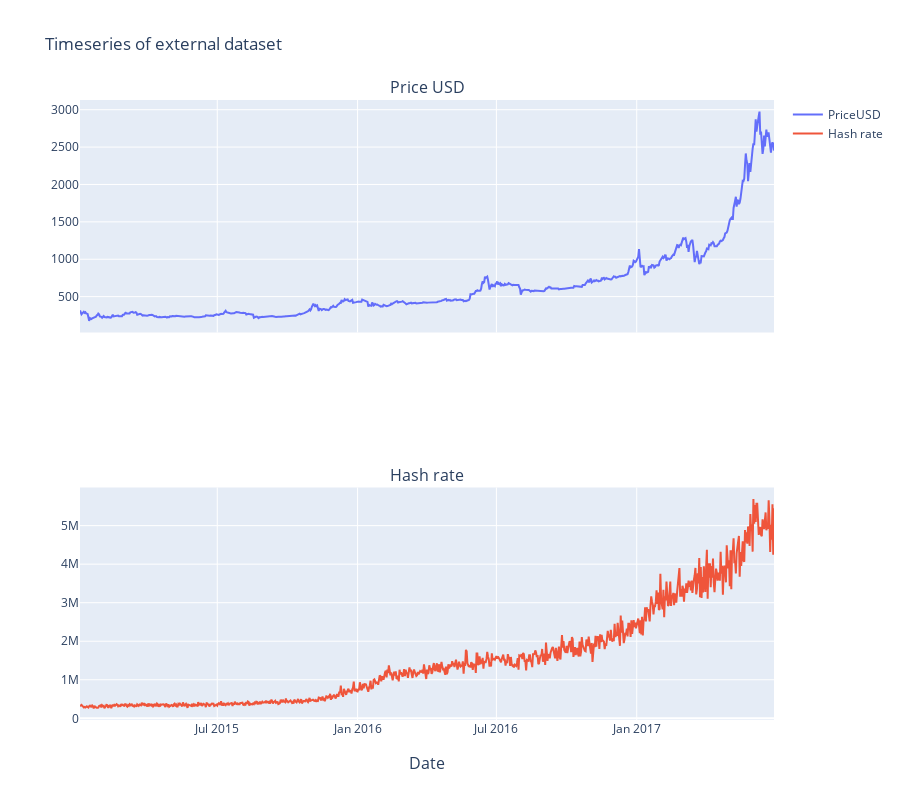

The cell this chart's notebook holds for it:
### Markdown cell above
Besides, we can take a look at the timeseries of the external dataset.

### Code cell
df_external.plot(title="External dataset Price and Hash rate")
fig = make_subplots(rows=2, cols=1, x_title="Date", shared_xaxes=True, subplot_titles=("Price USD", "Hash rate"))

fig.add_trace(
    go.Scatter(x=df_external.index, y=df_external["PriceUSD"], name="PriceUSD"),
    row=1, col=1
)

fig.add_trace(
    go.Scatter(x=df_external.index, y=df_external["HashRate"], name="Hash rate"),
    row=2, col=1
)

fig.update_layout(title_text="Timeseries of external dataset", height=800)

### Figure 1 — Plotly figure (JSON) as saved in the notebook; plotly's stock layout.template omitted (floating-point values rounded to 4 significant figures; data arrays with more than 128 entries replaced by an {"elided": "..."} marker saying what was removed)
{"data": [{"name": "PriceUSD", "type": "scatter", "x": {"elided": "911 str values"}, "xaxis": "x", "y": {"elided": "911 float values"}, "yaxis": "y"}, {"name": "Hash rate", "type": "scatter", "x": {"elided": "911 str values"}, "xaxis": "x2", "y": {"elided": "911 float values"}, "yaxis": "y2"}], "layout": {"annotations": [{"font": {"size": 16}, "showarrow": false, "text": "Price USD", "x": 0.5, "xanchor": "center", "xref": "paper", "y": 1, "yanchor": "bottom", "yref": "paper"}, {"font": {"size": 16}, "showarrow": false, "text": "Hash rate", "x": 0.5, "xanchor": "center", "xref": "paper", "y": 0.375, "yanchor": "bottom", "yref": "paper"}, {"font": {"size": 16}, "showarrow": false, "text": "Date", "x": 0.5, "xanchor": "center", "xref": "paper", "y": 0, "yanchor": "top", "yref": "paper", "yshift": -30}], "height": 800, "title": {"text": "Timeseries of external dataset"}, "xaxis": {"anchor": "y", "domain": [0, 1], "matches": "x2", "showticklabels": false}, "xaxis2": {"anchor": "y2", "domain": [0, 1]}, "yaxis": {"anchor": "x", "domain": [0.625, 1]}, "yaxis2": {"anchor": "x2", "domain": [0, 0.375]}}}
